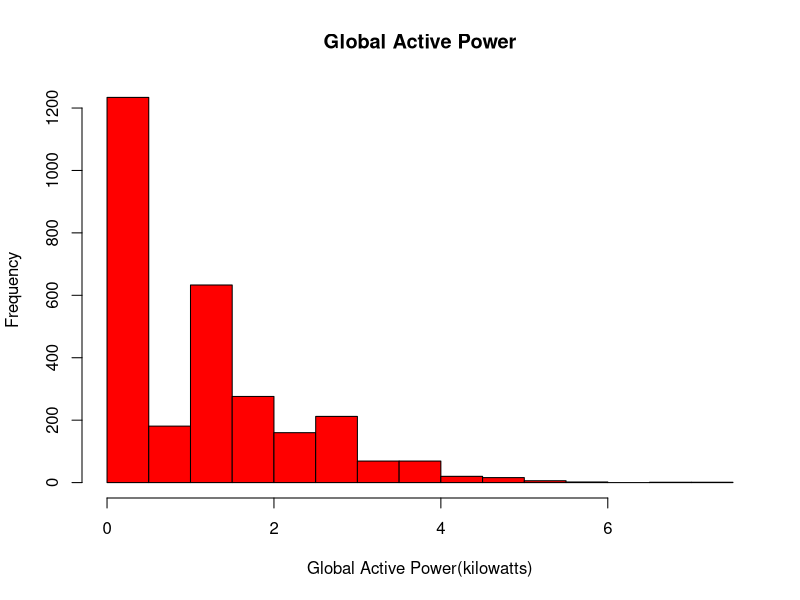

Here is the R script that generated this plot:
setwd("~/ExData_Plotting1")
Data <-read.csv("Electric power consumption.csv",sep = ",",na.strings="?",
header = TRUE, stringsAsFactors=FALSE)

hist(Data$Global_active_power,main = "Global Active Power"
     ,xlab="Global Active Power(kilowatts)",ylab="Frequency",col="red")
dev.copy(png,file="plot1.png")
dev.off()